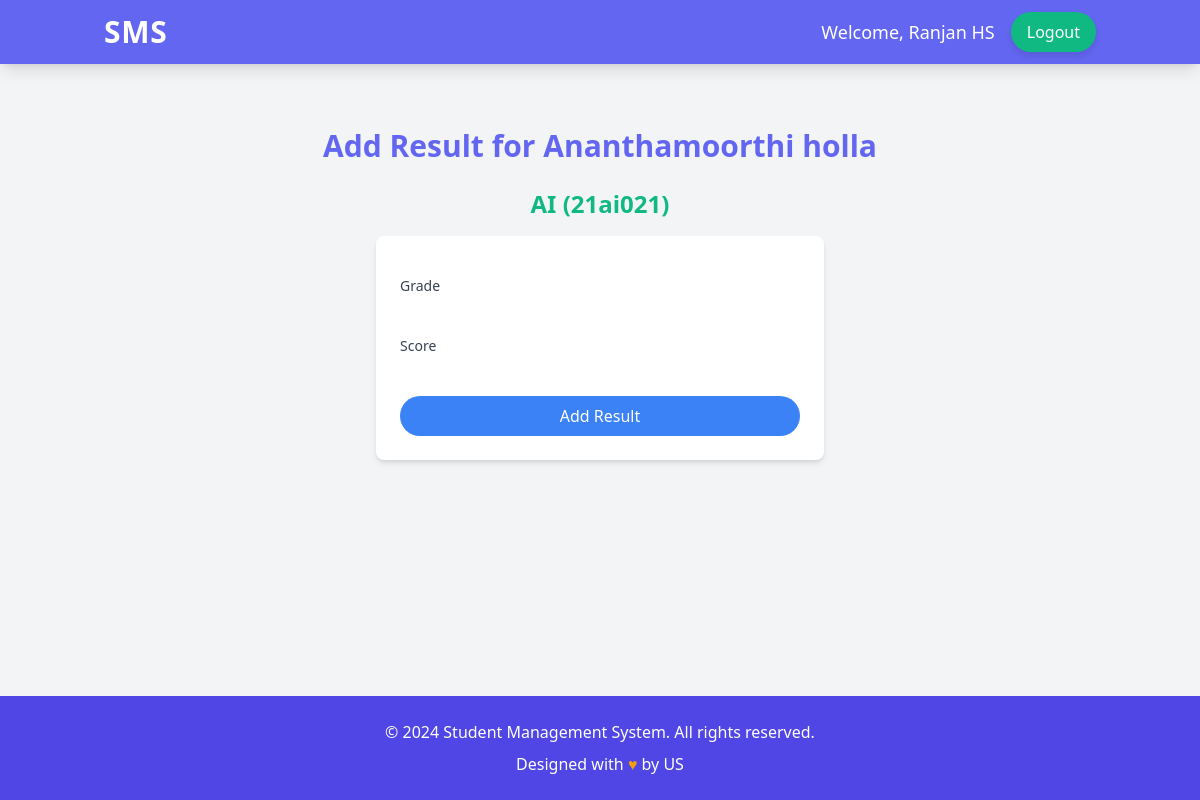
The app's page /course/2/student/S0005/add_result/ (signed in) with its own data.
### users/models.py (models this page shows, shortened)
class User(AbstractUser):
    USER_TYPE_CHOICES = (
        (1, 'Student'),
        (2, 'Teacher'),
        (3, 'Admin'),
    )
    user_type = models.PositiveSmallIntegerField(choices=USER_TYPE_CHOICES, default=3)

class Student(models.Model):
    user = models.OneToOneField(User, on_delete=models.CASCADE, primary_key=True)
    student_id = models.CharField(max_length=20, unique=True)
    date_of_birth = models.DateField(null=True, blank=True)

### courses/models.py (models this page shows, shortened)
class Course(models.Model):
    name = models.CharField(max_length=100)
    code = models.CharField(max_length=20, unique=True)
    teacher = models.ForeignKey(Teacher, on_delete=models.SET_NULL, null=True, related_name='courses')
    students = models.ManyToManyField(Student, related_name='courses', blank=True)

### core/views.py (the view)
# urls.py: path('course/<int:course_id>/student/<str:student_id>/add_result/', views.add_result, name='add_result'),
@login_required
@user_passes_test(is_teacher)
def add_result(request, course_id, student_id):
    course = get_object_or_404(Course, id=course_id, teacher=request.user.teacher)
    student = get_object_or_404(Student, student_id=student_id)
    if request.method == 'POST':
        form = ResultForm(request.POST)
        if form.is_valid():
            result = form.save(commit=False)
            result.course = course
            result.student = student
            result.save()
            messages.success(request, f'Result added for {student.user.get_full_name()} in {course.name}')
            return redirect('course_detail', course_id=course.id)
    else:
        form = ResultForm()
    return render(request, 'core/add_result.html', {'form': form, 'course': course, 'student': student})

### core/forms.py
class ResultForm(forms.ModelForm):
    class Meta:
        model = Result
        fields = ['grade', 'score']

### core/views.py (called while the page is built)
def is_teacher(user):
    return user.user_type == 2

### templates/core/add_result.html (shortened to what this page needs)
{% extends 'base.html' %}
{% block content %}
<div class="container mx-auto px-4 py-8">
    <h1 class="text-3xl font-bold mb-6 text-center text-primary">Add Result for {{ student.user.get_full_name }}</h1>
    <h2 class="text-2xl font-semibold mb-4 text-center text-secondary">{{ course.name }} ({{ course.code }})</h2>
    <div class="max-w-md mx-auto bg-white rounded-lg shadow-md p-6">
        <form method="post" class="space-y-4">
            {% for field in form %}
                <div>
                    <label for="{{ field.id_for_label }}" class="block text-sm font-medium text-gray-700">{{ field.label }}</label>
                    {{ field }}
                </div>
            {% endfor %}
            <div>
                <button type="submit" class="w-full bg-blue-500 text-white px-4 py-2 rounded-full hover:bg-blue-600 transition duration-300">Add Result</button>
            </div>
        </form>
    </div>
</div>
{% endblock %}

### templates/base.html (shortened to what this page needs)
<!DOCTYPE html>
<html lang="en">
<head>
    <script src="https://cdn.tailwindcss.com"></script>
</head>
<body class="bg-gray-100 min-h-screen flex flex-col" onload="hideLoader()">
    <nav class="bg-primary text-white shadow-lg">
        <div class="container mx-auto px-4 py-3 flex justify-between items-center">
            <a href="#" class="text-3xl font-semibold tracking-wide">SMS</a>
            {% if user.is_authenticated %}
                <div class="flex items-center space-x-4">
                    <span class="text-lg">Welcome, {{ user.get_full_name }}</span>
                    <a href="{% url 'logout' %}" class="bg-secondary text-white px-4 py-2 rounded-full hover:bg-secondary-dark transition duration-300 hover-shadow">Logout</a>
                </div>
            {% endif %}
        </div>
    </nav>
    <main class="flex-grow container mx-auto mt-8 px-4">
        {% block content %}{% endblock %}
    </main>
    <footer class="bg-primary-dark text-white py-6 mt-8">
        <div class="container mx-auto text-center">
            <p>&copy; 2024 Student Management System. All rights reserved.</p>
            <p class="mt-2">Designed with <span class="text-accent">♥</span> by US</p>
        </div>
    </footer>
</body>
</html>

### templates/base.html (style rules this page uses)
:root { --color-primary: #6366F1; --color-primary-dark: #4F46E5; --color-secondary: #10B981; --color-secondary-dark: #059669; --color-accent: #F59E0B; --color-accent-dark: #D97706; }
.bg-primary { background-color: var(--color-primary); }
.bg-primary-dark { background-color: var(--color-primary-dark); }
.bg-secondary { background-color: var(--color-secondary); }
.text-primary { color: var(--color-primary); }
.text-secondary { color: var(--color-secondary); }
.text-accent { color: var(--color-accent); }
.hover-shadow { box-shadow: 0 4px 6px rgba(0, 0, 0, 0.1); transition: all 0.3s ease-in-out; }

### records on screen
User: get_full_name "Ranjan HS"
Student: user.get_full_name "Ananthamoorthi holla"
Course: name "AI", code "21ai021"

### other values on screen
{{ field.label }} "Grade" "Score"
